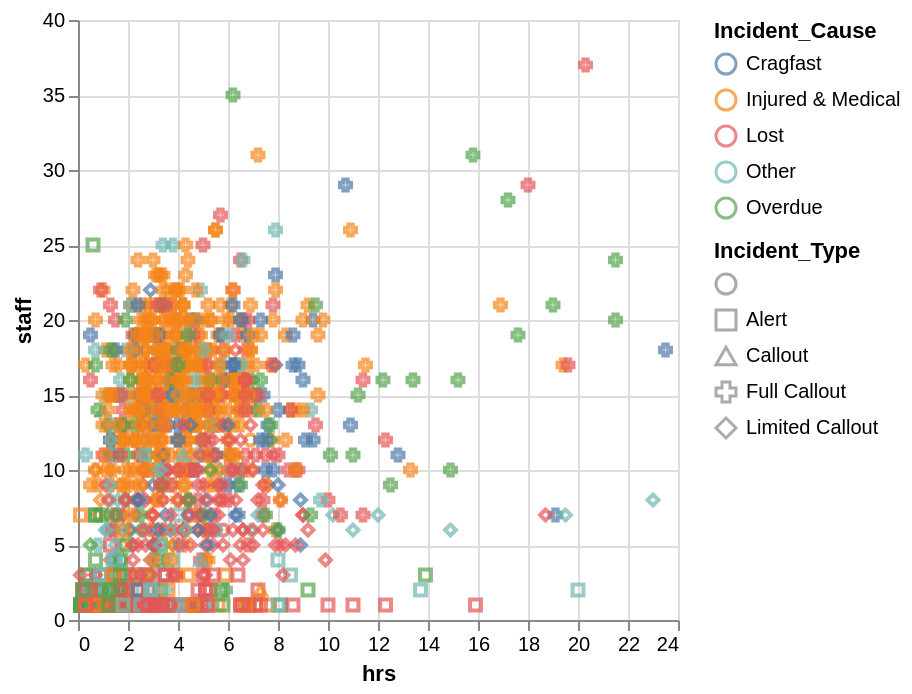

Notebook source saved alongside this figure:
### Code cell
chart.show()

### Figure 1 — Vega-Lite specification as saved in the notebook (floating-point values rounded to 4 significant figures; data arrays with more than 128 entries replaced by an {"elided": "..."} marker saying what was removed)
{"config": {"view": {"continuousWidth": 300, "continuousHeight": 300}}, "data": {"name": "data-858fbdc84fe1517fc99a48dfe82b8c37"}, "mark": {"type": "point"}, "encoding": {"color": {"field": "Incident_Cause", "type": "nominal"}, "shape": {"field": "Incident_Type", "type": "nominal"}, "x": {"field": "hrs", "type": "quantitative"}, "y": {"field": "staff", "type": "quantitative"}}, "$schema": "https://vega.github.io/schema/vega-lite/v5.20.1.json", "datasets": {"data-858fbdc84fe1517fc99a48dfe82b8c37": {"elided": "1410 records"}}}
